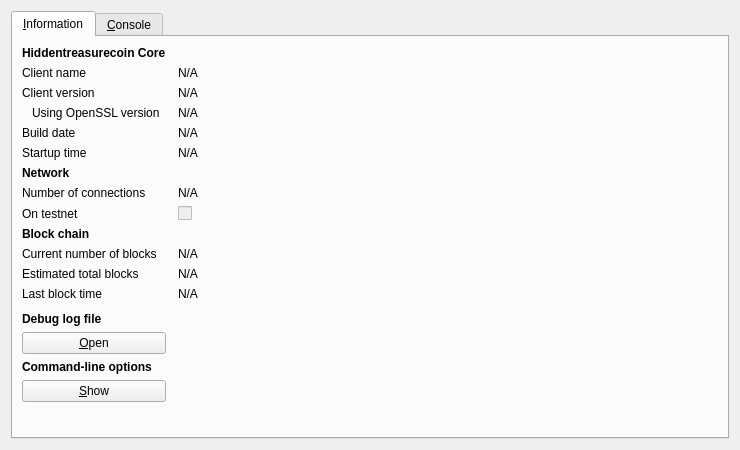
<?xml version="1.0" encoding="UTF-8"?>
<ui version="4.0">
 <class>RPCConsole</class>
 <widget class="QDialog" name="RPCConsole">
  <property name="geometry">
   <rect>
    <x>0</x>
    <y>0</y>
    <width>740</width>
    <height>450</height>
   </rect>
  </property>
  <property name="windowTitle">
   <string>Hiddentreasurecoin - Debug window</string>
  </property>
  <layout class="QVBoxLayout" name="verticalLayout_2">
   <item>
    <widget class="QTabWidget" name="tabWidget">
     <property name="currentIndex">
      <number>0</number>
     </property>
     <widget class="QWidget" name="tab_info">
      <attribute name="title">
       <string>&amp;Information</string>
      </attribute>
      <layout class="QGridLayout" name="gridLayout" columnstretch="0,1">
       <property name="horizontalSpacing">
        <number>12</number>
       </property>
       <item row="0" column="0">
        <widget class="QLabel" name="label_9">
         <property name="font">
          <font>
           <weight>75</weight>
           <bold>true</bold>
          </font>
         </property>
         <property name="text">
          <string>Hiddentreasurecoin Core</string>
         </property>
        </widget>
       </item>
       <item row="1" column="0">
        <widget class="QLabel" name="label_5">
         <property name="text">
          <string>Client name</string>
         </property>
        </widget>
       </item>
       <item row="1" column="1">
        <widget class="QLabel" name="clientName">
         <property name="cursor">
          <cursorShape>IBeamCursor</cursorShape>
         </property>
         <property name="text">
          <string>N/A</string>
         </property>
         <property name="textFormat">
          <enum>Qt::PlainText</enum>
         </property>
         <property name="textInteractionFlags">
          <set>Qt::LinksAccessibleByMouse|Qt::TextSelectableByKeyboard|Qt::TextSelectableByMouse</set>
         </property>
        </widget>
       </item>
       <item row="2" column="0">
        <widget class="QLabel" name="label_6">
         <property name="text">
          <string>Client version</string>
         </property>
        </widget>
       </item>
       <item row="2" column="1">
        <widget class="QLabel" name="clientVersion">
         <property name="cursor">
          <cursorShape>IBeamCursor</cursorShape>
         </property>
         <property name="text">
          <string>N/A</string>
         </property>
         <property name="textFormat">
          <enum>Qt::PlainText</enum>
         </property>
         <property name="textInteractionFlags">
          <set>Qt::LinksAccessibleByMouse|Qt::TextSelectableByKeyboard|Qt::TextSelectableByMouse</set>
         </property>
        </widget>
       </item>
       <item row="3" column="0">
        <widget class="QLabel" name="label_14">
         <property name="text">
          <string>Using OpenSSL version</string>
         </property>
         <property name="indent">
          <number>10</number>
         </property>
        </widget>
       </item>
       <item row="3" column="1">
        <widget class="QLabel" name="openSSLVersion">
         <property name="cursor">
          <cursorShape>IBeamCursor</cursorShape>
         </property>
         <property name="text">
          <string>N/A</string>
         </property>
         <property name="textFormat">
          <enum>Qt::PlainText</enum>
         </property>
         <property name="textInteractionFlags">
          <set>Qt::LinksAccessibleByMouse|Qt::TextSelectableByKeyboard|Qt::TextSelectableByMouse</set>
         </property>
        </widget>
       </item>
       <item row="4" column="0">
        <widget class="QLabel" name="label_12">
         <property name="text">
          <string>Build date</string>
         </property>
        </widget>
       </item>
       <item row="4" column="1">
        <widget class="QLabel" name="buildDate">
         <property name="cursor">
          <cursorShape>IBeamCursor</cursorShape>
         </property>
         <property name="text">
          <string>N/A</string>
         </property>
         <property name="textFormat">
          <enum>Qt::PlainText</enum>
         </property>
         <property name="textInteractionFlags">
          <set>Qt::LinksAccessibleByMouse|Qt::TextSelectableByKeyboard|Qt::TextSelectableByMouse</set>
         </property>
        </widget>
       </item>
       <item row="5" column="0">
        <widget class="QLabel" name="label_13">
         <property name="text">
          <string>Startup time</string>
         </property>
        </widget>
       </item>
       <item row="5" column="1">
        <widget class="QLabel" name="startupTime">
         <property name="cursor">
          <cursorShape>IBeamCursor</cursorShape>
         </property>
         <property name="text">
          <string>N/A</string>
         </property>
         <property name="textFormat">
          <enum>Qt::PlainText</enum>
         </property>
         <property name="textInteractionFlags">
          <set>Qt::LinksAccessibleByMouse|Qt::TextSelectableByKeyboard|Qt::TextSelectableByMouse</set>
         </property>
        </widget>
       </item>
       <item row="6" column="0">
        <widget class="QLabel" name="label_11">
         <property name="font">
          <font>
           <weight>75</weight>
           <bold>true</bold>
          </font>
         </property>
         <property name="text">
          <string>Network</string>
         </property>
        </widget>
       </item>
       <item row="7" column="0">
        <widget class="QLabel" name="label_7">
         <property name="text">
          <string>Number of connections</string>
         </property>
        </widget>
       </item>
       <item row="7" column="1">
        <widget class="QLabel" name="numberOfConnections">
         <property name="cursor">
          <cursorShape>IBeamCursor</cursorShape>
         </property>
         <property name="text">
          <string>N/A</string>
         </property>
         <property name="textFormat">
          <enum>Qt::PlainText</enum>
         </property>
         <property name="textInteractionFlags">
          <set>Qt::LinksAccessibleByMouse|Qt::TextSelectableByKeyboard|Qt::TextSelectableByMouse</set>
         </property>
        </widget>
       </item>
       <item row="8" column="0">
        <widget class="QLabel" name="label_8">
         <property name="text">
          <string>On testnet</string>
         </property>
        </widget>
       </item>
       <item row="8" column="1">
        <widget class="QCheckBox" name="isTestNet">
         <property name="enabled">
          <bool>false</bool>
         </property>
         <property name="text">
          <string/>
         </property>
        </widget>
       </item>
       <item row="9" column="0">
        <widget class="QLabel" name="label_10">
         <property name="font">
          <font>
           <weight>75</weight>
           <bold>true</bold>
          </font>
         </property>
         <property name="text">
          <string>Block chain</string>
         </property>
        </widget>
       </item>
       <item row="10" column="0">
        <widget class="QLabel" name="label_3">
         <property name="text">
          <string>Current number of blocks</string>
         </property>
        </widget>
       </item>
       <item row="10" column="1">
        <widget class="QLabel" name="numberOfBlocks">
         <property name="cursor">
          <cursorShape>IBeamCursor</cursorShape>
         </property>
         <property name="text">
          <string>N/A</string>
         </property>
         <property name="textFormat">
          <enum>Qt::PlainText</enum>
         </property>
         <property name="textInteractionFlags">
          <set>Qt::LinksAccessibleByMouse|Qt::TextSelectableByKeyboard|Qt::TextSelectableByMouse</set>
         </property>
        </widget>
       </item>
       <item row="11" column="0">
        <widget class="QLabel" name="label_4">
         <property name="text">
          <string>Estimated total blocks</string>
         </property>
        </widget>
       </item>
       <item row="11" column="1">
        <widget class="QLabel" name="totalBlocks">
         <property name="cursor">
          <cursorShape>IBeamCursor</cursorShape>
         </property>
         <property name="text">
          <string>N/A</string>
         </property>
         <property name="textFormat">
          <enum>Qt::PlainText</enum>
         </property>
         <property name="textInteractionFlags">
          <set>Qt::LinksAccessibleByMouse|Qt::TextSelectableByKeyboard|Qt::TextSelectableByMouse</set>
         </property>
        </widget>
       </item>
       <item row="12" column="0">
        <widget class="QLabel" name="label_2">
         <property name="text">
          <string>Last block time</string>
         </property>
        </widget>
       </item>
       <item row="12" column="1">
        <widget class="QLabel" name="lastBlockTime">
         <property name="cursor">
          <cursorShape>IBeamCursor</cursorShape>
         </property>
         <property name="text">
          <string>N/A</string>
         </property>
         <property name="textFormat">
          <enum>Qt::PlainText</enum>
         </property>
         <property name="textInteractionFlags">
          <set>Qt::LinksAccessibleByMouse|Qt::TextSelectableByKeyboard|Qt::TextSelectableByMouse</set>
         </property>
        </widget>
       </item>
       <item row="13" column="0">
        <spacer name="verticalSpacer_2">
         <property name="orientation">
          <enum>Qt::Vertical</enum>
         </property>
         <property name="sizeHint" stdset="0">
          <size>
           <width>20</width>
           <height>20</height>
          </size>
         </property>
        </spacer>
       </item>
       <item row="14" column="0">
        <widget class="QLabel" name="labelDebugLogfile">
         <property name="font">
          <font>
           <weight>75</weight>
           <bold>true</bold>
          </font>
         </property>
         <property name="text">
          <string>Debug log file</string>
         </property>
        </widget>
       </item>
       <item row="15" column="0">
        <widget class="QPushButton" name="openDebugLogfileButton">
         <property name="toolTip">
          <string>Open the Hiddentreasurecoin debug log file from the current data directory. This can take a few seconds for large log files.</string>
         </property>
         <property name="text">
          <string>&amp;Open</string>
         </property>
         <property name="autoDefault">
          <bool>false</bool>
         </property>
        </widget>
       </item>
       <item row="16" column="0">
        <widget class="QLabel" name="labelCLOptions">
         <property name="font">
          <font>
           <weight>75</weight>
           <bold>true</bold>
          </font>
         </property>
         <property name="text">
          <string>Command-line options</string>
         </property>
        </widget>
       </item>
       <item row="17" column="0">
        <widget class="QPushButton" name="showCLOptionsButton">
         <property name="toolTip">
          <string>Show the Hiddentreasurecoin-Qt help message to get a list with possible Hiddentreasurecoin command-line options.</string>
         </property>
         <property name="text">
          <string>&amp;Show</string>
         </property>
         <property name="autoDefault">
          <bool>false</bool>
         </property>
        </widget>
       </item>
       <item row="18" column="0">
        <spacer name="verticalSpacer">
         <property name="orientation">
          <enum>Qt::Vertical</enum>
         </property>
         <property name="sizeHint" stdset="0">
          <size>
           <width>20</width>
           <height>40</height>
          </size>
         </property>
        </spacer>
       </item>
      </layout>
     </widget>
     <widget class="QWidget" name="tab_console">
      <attribute name="title">
       <string>&amp;Console</string>
      </attribute>
      <layout class="QVBoxLayout" name="verticalLayout_3">
       <property name="spacing">
        <number>3</number>
       </property>
       <item>
        <widget class="QTextEdit" name="messagesWidget">
         <property name="minimumSize">
          <size>
           <width>0</width>
           <height>100</height>
          </size>
         </property>
         <property name="readOnly">
          <bool>true</bool>
         </property>
         <property name="tabKeyNavigation" stdset="0">
          <bool>false</bool>
         </property>
         <property name="columnCount" stdset="0">
          <number>2</number>
         </property>
        </widget>
       </item>
       <item>
        <layout class="QHBoxLayout" name="horizontalLayout">
         <property name="spacing">
          <number>3</number>
         </property>
         <item>
          <widget class="QLabel" name="label">
           <property name="text">
            <string notr="true">&gt;</string>
           </property>
          </widget>
         </item>
         <item>
          <widget class="QLineEdit" name="lineEdit"/>
         </item>
         <item>
          <widget class="QPushButton" name="clearButton">
           <property name="maximumSize">
            <size>
             <width>24</width>
             <height>24</height>
            </size>
           </property>
           <property name="toolTip">
            <string>Clear console</string>
           </property>
           <property name="text">
            <string/>
           </property>
           <property name="icon">
            <iconset resource="../bitcoin.qrc">
             <normaloff>:/icons/remove</normaloff>:/icons/remove</iconset>
           </property>
           <property name="shortcut">
            <string notr="true">Ctrl+L</string>
           </property>
           <property name="autoDefault">
            <bool>false</bool>
           </property>
          </widget>
         </item>
        </layout>
       </item>
      </layout>
     </widget>
    </widget>
   </item>
  </layout>
 </widget>
 <resources>
  <include location="../bitcoin.qrc"/>
 </resources>
 <connections/>
</ui>
